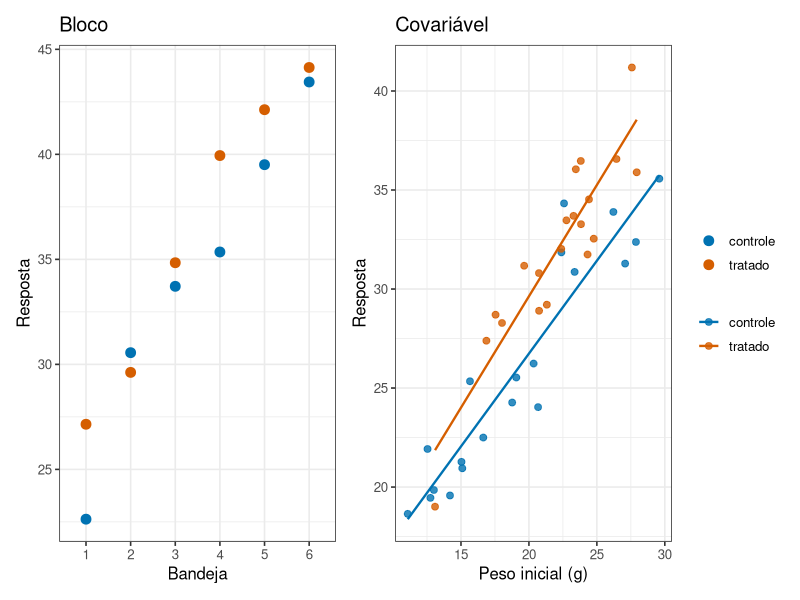
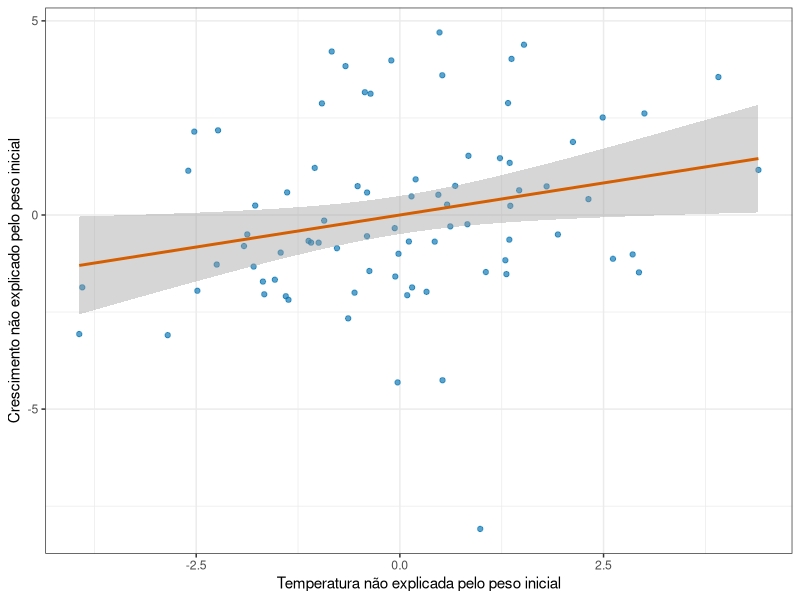
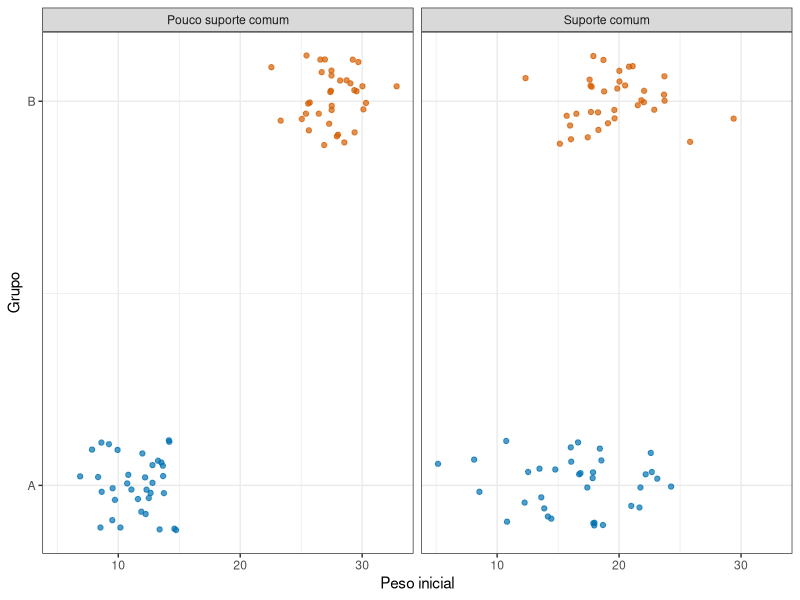

The R source for these figures, in order:
## ---- chunk 1
#| include: false
library(tidyverse)
theme_set(theme_bw(base_size = 12))
## ---- chunk 2
#| code-fold: true
#| code-summary: "Ver dados e código dos dois ajustes"
#| label: fig-pread12-bloco-covariavel
#| fig-cap: "Duas maneiras de descontar uma variação conhecida. À esquerda, unidades agrupadas em bandejas; à direita, uma medida contínua registrada em cada unidade."
#| fig-alt: "Dois painéis. No da esquerda, seis colunas de pontos com médias crescentes, e em cada coluna o ponto do grupo tratado fica acima do controle. No da direita, uma nuvem de pontos ascendente com duas retas paralelas, a do grupo tratado acima da do controle."
#| fig-height: 3.6

library(tidyverse)

bandejas <- tibble(
  bandeja = rep(1:6, each = 2),
  grupo = rep(c("controle", "tratado"), times = 6)
) |>
  mutate(resposta = 20 + 4 * bandeja + if_else(grupo == "tratado", 3, 0) + rnorm(12, 0, 1))

p_bloco <- ggplot(bandejas, aes(x = factor(bandeja), y = resposta, colour = grupo)) +
  geom_point(size = 3) +
  scale_colour_manual(values = c(controle = "#0072B2", tratado = "#D55E00")) +
  labs(title = "Bloco", x = "Bandeja", y = "Resposta", colour = NULL)

inicial <- tibble(
  peso_inicial = runif(40, 10, 30),
  grupo = rep(c("controle", "tratado"), length.out = 40)
) |>
  mutate(resposta = 5 + 1.1 * peso_inicial + if_else(grupo == "tratado", 3, 0) + rnorm(40, 0, 1.5))

p_cov <- ggplot(inicial, aes(x = peso_inicial, y = resposta, colour = grupo)) +
  geom_point(size = 2, alpha = 0.8) +
  geom_smooth(method = "lm", se = FALSE, linewidth = 0.8) +
  scale_colour_manual(values = c(controle = "#0072B2", tratado = "#D55E00")) +
  labs(title = "Covariável", x = "Peso inicial (g)", y = "Resposta", colour = NULL)

patchwork::wrap_plots(p_bloco, p_cov, ncol = 2, guides = "collect")
## ---- chunk 3
#| code-fold: true
#| code-summary: "Ver os dois ajustes em R"
library(tidyverse)

bandejas <- tibble(
  bandeja = rep(1:6, each = 2),
  grupo = rep(c("controle", "tratado"), times = 6)
) |>
  mutate(resposta = 20 + 4 * bandeja + if_else(grupo == "tratado", 3, 0) +
           rnorm(12, 0, 1))

inicial <- tibble(
  peso_inicial = runif(40, 10, 30),
  grupo = rep(c("controle", "tratado"), length.out = 40)
) |>
  mutate(resposta = 5 + 1.1 * peso_inicial + if_else(grupo == "tratado", 3, 0) +
           rnorm(40, 0, 1.5))

modelo_com_bloco <- lm(
  resposta ~ grupo + factor(bandeja),
  data = bandejas
)

modelo_com_covariavel <- lm(
  resposta ~ grupo + peso_inicial,
  data = inicial
)

list(
  bloco = coef(modelo_com_bloco),
  covariavel = coef(modelo_com_covariavel)
)
## ---- chunk 4
#| code-fold: true
#| code-summary: "Ver um coeficiente parcial por resíduos"
#| label: fig-pread12-coeficiente-parcial
#| fig-cap: "Relação parcial entre temperatura e crescimento depois de retirar linearmente o peso inicial de ambas as variáveis."
#| fig-alt: "Nuvem de resíduos centrada em zero com uma reta ascendente; os eixos representam partes de temperatura e crescimento não explicadas pelo peso inicial."
#| fig-height: 3.8
library(tidyverse)

dados <- tibble(
  peso_inicial = runif(80, 8, 25),
  temperatura = 20 + 0.25 * peso_inicial + rnorm(80, 0, 1.8)
) |>
  mutate(crescimento = 3 + 0.7 * peso_inicial + 0.45 * temperatura + rnorm(80, 0, 2))

modelo_multiplo <- lm(crescimento ~ temperatura + peso_inicial, data = dados)

parcial <- tibble(
  temperatura_residual = residuals(lm(temperatura ~ peso_inicial, data = dados)),
  crescimento_residual = residuals(lm(crescimento ~ peso_inicial, data = dados))
)

ggplot(parcial, aes(x = temperatura_residual, y = crescimento_residual)) +
  geom_point(alpha = 0.65, colour = "#0072B2") +
  geom_smooth(method = "lm", se = TRUE, colour = "#D55E00") +
  labs(x = "Temperatura não explicada pelo peso inicial",
       y = "Crescimento não explicado pelo peso inicial") +
  theme_bw(base_size = 11)

c(inclinacao_multipla = coef(modelo_multiplo)["temperatura"],
  inclinacao_residuos = coef(lm(crescimento_residual ~ temperatura_residual,
                                data = parcial))["temperatura_residual"])
## ---- chunk 5
#| code-fold: true
#| code-summary: "Ver sobreposição suficiente e insuficiente"
#| label: fig-pread12-sobreposicao
#| fig-cap: "Distribuições da covariável em dois desenhos. No primeiro há suporte comum; no segundo, grupo e peso inicial estão quase confundidos."
#| fig-alt: "Dois painéis de pontos ao longo do peso inicial. No painel com suporte comum as cores se misturam; no painel sem suporte uma cor ocupa valores baixos e outra valores altos."
#| fig-height: 3.8
library(tidyverse)

suporte <- bind_rows(
  tibble(cenario = "Suporte comum", grupo = "A", peso = rnorm(35, 18, 4)),
  tibble(cenario = "Suporte comum", grupo = "B", peso = rnorm(35, 20, 4)),
  tibble(cenario = "Pouco suporte comum", grupo = "A", peso = rnorm(35, 12, 2)),
  tibble(cenario = "Pouco suporte comum", grupo = "B", peso = rnorm(35, 27, 2))
) |>
  mutate(linha = as.numeric(factor(grupo)) + runif(n(), -0.12, 0.12))

ggplot(suporte, aes(x = peso, y = linha, colour = grupo)) +
  geom_point(alpha = 0.7) +
  facet_wrap(~ cenario) +
  scale_y_continuous(breaks = c(1, 2), labels = c("A", "B")) +
  scale_colour_manual(values = c(A = "#0072B2", B = "#D55E00"), guide = "none") +
  labs(x = "Peso inicial", y = "Grupo") +
  theme_bw(base_size = 11)
